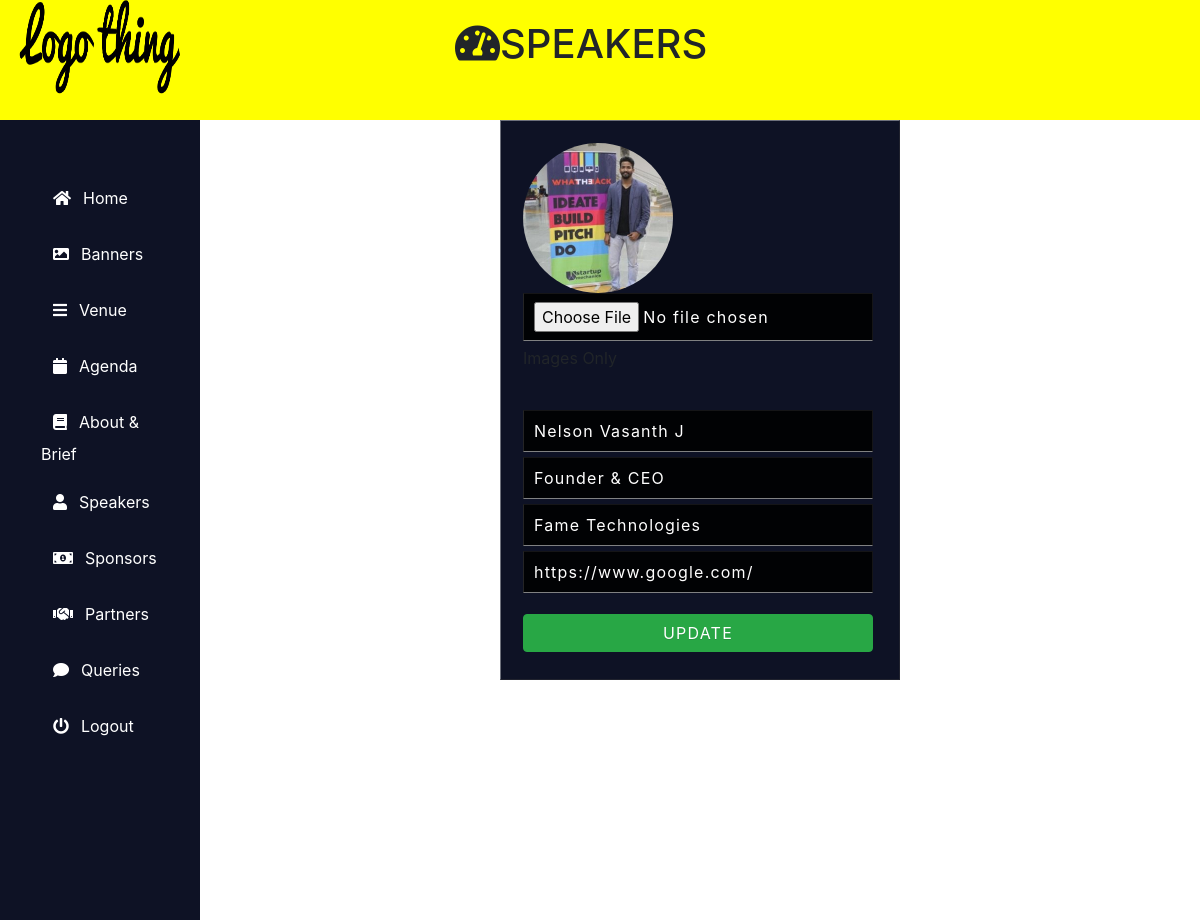
/editspeak.php?edit=1 (signed in), run on the app's committed database.
### tables this page shows
CREATE TABLE `speakers` (
  `id` int(30) NOT NULL AUTO_INCREMENT,
  `imgpath` varchar(255) NOT NULL,
  `name` varchar(255) NOT NULL,
  `desig` varchar(255) NOT NULL,
  `company` varchar(255) NOT NULL,
  `link` varchar(255) NOT NULL,
  PRIMARY KEY (`id`)
);

### editspeak.php (the view, shortened to what this page needs)
<?php
	include_once('connect.php');
	if( isset($_GET['edit']) )
	{
		$id = $_GET['edit'];
		$res= mysqli_query($db,"SELECT * FROM speakers WHERE id='$id'");
		$row= mysqli_fetch_assoc($res);
}
?>
<!DOCTYPE html>
<html>
<head>
    <link rel="stylesheet" type="text/css" media="screen" href="css/style.css" />
    <link rel="stylesheet" href="https://stackpath.bootstrapcdn.com/bootstrap/4.1.3/css/bootstrap.min.css">
    <link rel="stylesheet" href="https://use.fontawesome.com/releases/v5.3.1/css/all.css">
    <link rel="stylesheet" type="text/css" href="css/style.css">
    <link rel="stylesheet" href="https://cdnjs.cloudflare.com/ajax/libs/OwlCarousel2/2.1.3/assets/owl.carousel.min.css">
</head>
<body>
  <div class="container-fluid">
    <div class="row head">
      <div class="col-md-2 logo text-center">
        <img src="img/logo.png" alt="logo" class="img-fluid">
      </div>
      <div class="col-md-10 hello">
        <h1><i class="fas fa-tachometer-alt"></i>SPEAKERS</h1>
      </div>
    </div>
    <div class="row" style="height:100vh; width: 100vw;">
      <div class="col-md-2 option">
        <ul class="nav flex-column">
          <li class="nav-item">
            <a class="nav-link active" href="index.php"><i class="fas fa-home"></i>Home</a>
          </li>
          <li class="nav-item">
            <a class="nav-link active" href="banners.php"><i class="fas fa-image"></i>Banners</a>
          </li>
					<li class="nav-item">
            <a class="nav-link" href="venue.php"> <i class="fas fa-bars"></i>Venue</a>
          </li>
          <li class="nav-item">
            <a class="nav-link" href="agenda.php"> <i class="fas fa-calendar"></i>Agenda</a>
          </li>
          <li class="nav-item">
            <a class="nav-link" href="#"> <i class="fas fa-book"></i>About & Brief</a>
          </li>
          <li class="nav-item">
            <a class="nav-link" href="speakers.php"> <i class="fas fa-user"></i>Speakers</a>
          </li>
          <li class="nav-item">
            <a class="nav-link" href="sponsors.php"> <i class="fas fa-money-bill-alt"></i>Sponsors</a>
          </li>
          <li class="nav-item">
            <a class="nav-link" href="partners.php"> <i class="fas fa-handshake"></i>Partners</a>
          </li>
          <li class="nav-item">
            <a class="nav-link" href="#"> <i class="fas fa-comment"></i>Queries</a>
          </li>
          <li class="nav-item">
            <a class="nav-link" href="logout.php"> <i class="fas fa-power-off"></i>Logout</a>
          </li>
        </ul>
      </div>
      <div class="col-md-10">
      <div class="container">
        <form  action="editspeak.php" enctype="multipart/form-data" method="post">
            <div class="form-group">
              <?php   $imageURL = '../entrosum/img/speakers/'.$row['imgpath'];?>
                <img class="img-responsive" src ='<?php echo $imageURL ?>' style="height:150px; width:150px; border-radius:50%; margin:auto">
                <input name="newfileimg" type="file" id="exampleInputFile" src='<?php echo $imageURL ?>'>
                <p class="help-block">Images Only</p><br>
                  <input type="text" name="newName" value='<?php echo $row['name'] ?>'><br>
                  <input type="text" name="newDesig" value='<?php echo $row['desig'] ?>'><br>
                  <input type="text" name="newComp" value='<?php echo $row['company'] ?>'><br>
									 <input type="text" name="newLink" value='<?php echo $row['link'] ?>'><br>
            </div>
            <button class="btn btn-success" name="insert" >UPDATE</button>
        </form>
      </div>
  </div>
</div>
  </body>
    </html>

### css/style.css (style rules this page uses)
body { overflow-x: hidden; }
.logo img { widows: 150px; height: 111px; margin-top: -10px; }
.hello h1 { margin-left: 240px; margin-top: 20px; }
.head { height:15vh; width: 100vw; background-color: yellow; }
.logo { background-color:yellow; }
.option { background-color: #0E1225; }
.flex-column { margin-top: 50px; margin-left: 10px; }
.nav-link { color: #fff; text-align: left; }
.nav-item i { padding: 12px; }
form { position: relative; width: 400px; margin: 0 auto; background: #0E1225; padding: 22px 22px; border: 1px solid; border-top-color: rgba(255,255,255,.4); border-left-color: rgba(255,255,255,.4); border-bottom-color: rgba(60,60,60,.4); border-right-color: rgba(60,60,60,.4); }
form input, form button { width: 350px; border: 1px solid; border-bottom-color: rgba(255,255,255,.5); border-right-color: rgba(60,60,60,.35); border-top-color: rgba(60,60,60,.35); border-left-color: rgba(80,80,80,.45); background-color: rgba(0,0,0,.9); background-repeat: no-repeat; padding: 8px 24px 8px 10px; letter-spacing: .075em; color: #fff; text-shadow: 0 1px 0 rgba(0,0,0,.1); margin-bottom: 5px; }

### data on the page
speakers: imgpath (picture), newName "Nelson Vasanth J", newDesig "Founder & CEO", newComp "Fame Technologies", newLink "https://www.google.com/"
